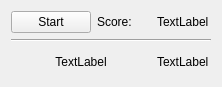
<?xml version="1.0" encoding="UTF-8"?>
<ui version="4.0">
 <class>Frame</class>
 <widget class="QFrame" name="Frame">
  <property name="geometry">
   <rect>
    <x>0</x>
    <y>0</y>
    <width>222</width>
    <height>87</height>
   </rect>
  </property>
  <property name="windowTitle">
   <string>Frame</string>
  </property>
  <layout class="QGridLayout" name="gridLayout">
   <item row="2" column="0" colspan="2">
    <widget class="QLabel" name="label_word">
     <property name="text">
      <string>TextLabel</string>
     </property>
     <property name="alignment">
      <set>Qt::AlignCenter</set>
     </property>
    </widget>
   </item>
   <item row="0" column="0">
    <widget class="QPushButton" name="pushButton_start">
     <property name="text">
      <string>Start</string>
     </property>
    </widget>
   </item>
   <item row="2" column="2">
    <widget class="QLabel" name="label_wordscore">
     <property name="text">
      <string>TextLabel</string>
     </property>
    </widget>
   </item>
   <item row="0" column="2">
    <widget class="QLabel" name="label_score">
     <property name="text">
      <string>TextLabel</string>
     </property>
    </widget>
   </item>
   <item row="0" column="1">
    <widget class="QLabel" name="label_scoretag">
     <property name="text">
      <string>Score:</string>
     </property>
    </widget>
   </item>
   <item row="1" column="0" colspan="3">
    <widget class="Line" name="line">
     <property name="orientation">
      <enum>Qt::Horizontal</enum>
     </property>
    </widget>
   </item>
  </layout>
 </widget>
 <resources/>
 <connections/>
</ui>
